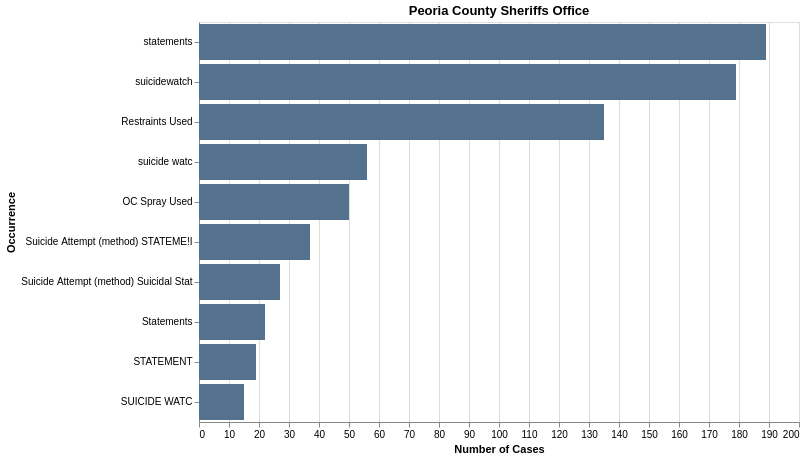

The notebook cell saved with this chart:
### Code cell
peoria_percent

### Figure 1 — Vega-Lite specification as saved in the notebook (floating-point values rounded to 4 significant figures)
{"config": {"view": {"continuousWidth": 300, "continuousHeight": 300}}, "data": {"name": "data-1653688c8801679ecb94b98fb92b9a24"}, "mark": {"type": "bar", "color": "#54728d"}, "encoding": {"tooltip": [{"field": "Cleaned Occurrences", "title": "Occurrence", "type": "nominal"}, {"field": "count", "format": ",d", "title": "Case Count", "type": "quantitative"}], "x": {"field": "count", "title": "Number of Cases", "type": "quantitative"}, "y": {"field": "Cleaned Occurrences", "sort": "-x", "title": "Occurrence", "type": "nominal"}}, "height": 400, "title": "Peoria County Sheriffs Office", "width": 600, "$schema": "https://vega.github.io/schema/vega-lite/v5.20.1.json", "datasets": {"data-1653688c8801679ecb94b98fb92b9a24": [{"Cleaned Occurrences": "statements", "count": 189, "percentage": 18.46}, {"Cleaned Occurrences": "suicidewatch", "count": 179, "percentage": 17.48}, {"Cleaned Occurrences": "Restraints Used", "count": 135, "percentage": 13.18}, {"Cleaned Occurrences": "suicide watc", "count": 56, "percentage": 5.469}, {"Cleaned Occurrences": "OC Spray Used", "count": 50, "percentage": 4.883}, {"Cleaned Occurrences": "Suicide Attempt (method) STATEME!I", "count": 37, "percentage": 3.613}, {"Cleaned Occurrences": "Suicide Attempt (method) Suicidal Stat", "count": 27, "percentage": 2.637}, {"Cleaned Occurrences": "Statements", "count": 22, "percentage": 2.148}, {"Cleaned Occurrences": "STATEMENT", "count": 19, "percentage": 1.855}, {"Cleaned Occurrences": "SUICIDE WATC", "count": 15, "percentage": 1.465}]}}
